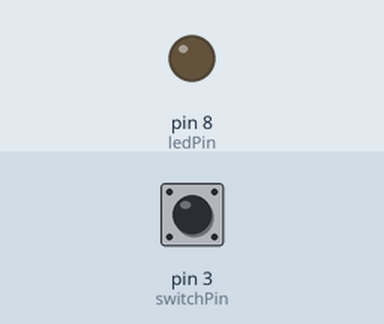
Simulated run of this sketch. Board: Arduino Uno, built with avr-gcc and run on an emulated ATmega328P. Parts: output pins drawn as LEDs (lit = HIGH). The test bench sets the inputs (shaded band); at power-on: pin 3 (switchPin) LOW.

Above: at 1.2 s.
1.3 s: pin 3 (switchPin) pulled HIGH for 0.15 s
At 1.37 s:
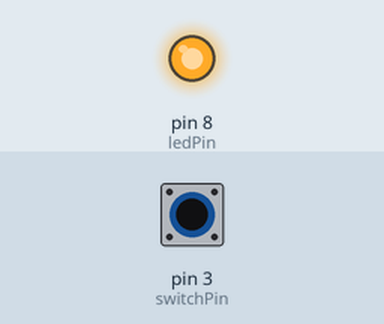
2.9 s: pin 3 (switchPin) pulled HIGH for 3.2 s
At 7.3 s:
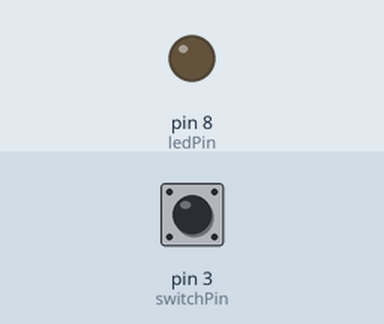
Timing chart, 0 to 8.8 s (numbered marks = the images above; inputs shaded):
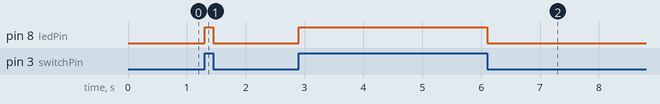

Measured:
- after the input at 1.3 s, pin 8 (ledPin): LOW → HIGH at once, → LOW 0.15 s later
- after the input at 2.9 s, pin 8 (ledPin): LOW → HIGH at once, → LOW 3.2 s later

The sketch:

helloSwitch.ino
```cpp
int switchPin = 3; // vairable for the switch pin
int ledPin = 8; // variable for the LED pin

int switchPos; // variable to hold switch value

void setup() {
  pinMode(ledPin, OUTPUT); // configure pin 8 as an output
  pinMode(switchPin, INPUT); // configure pin 3 as an input
}

void loop() {

  switchPos = digitalRead(switchPin); // read and store the value of the switch

  if (switchPos == HIGH) { // if the switch is pressed
    digitalWrite(ledPin, HIGH); // put 5V on pin 8
  } else { // otherwise
    digitalWrite(ledPin, LOW); // pull pin 8 to GND
  }
}
```
